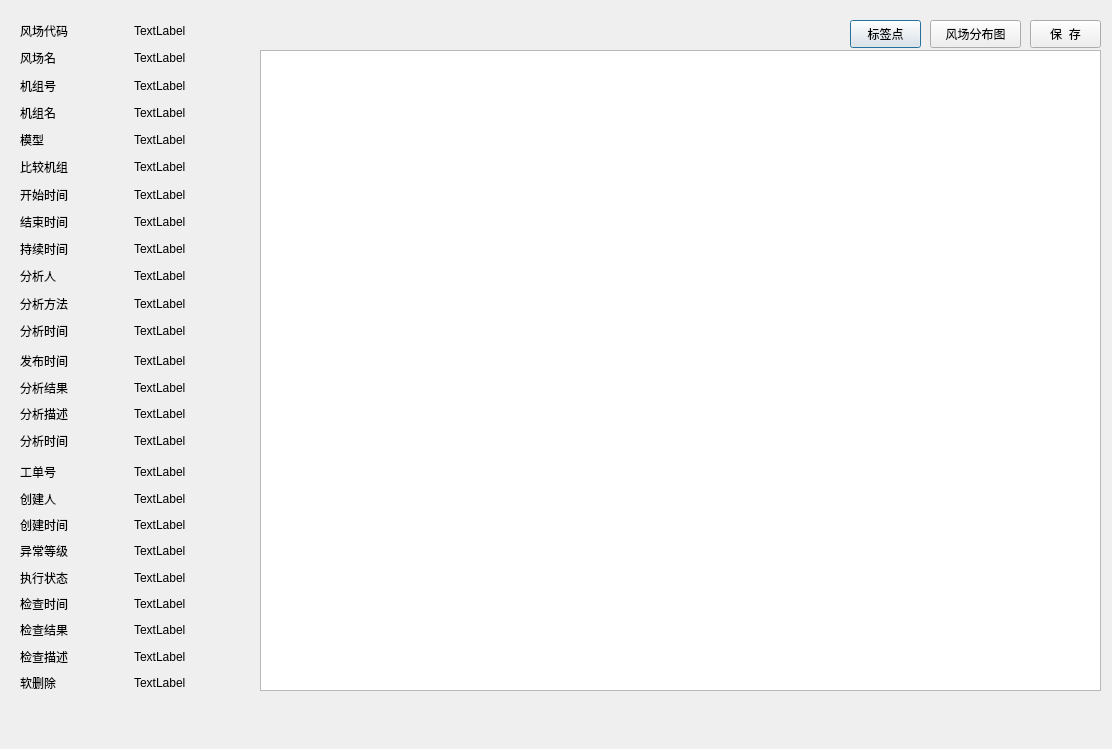
<?xml version="1.0" encoding="UTF-8"?>
<ui version="4.0">
 <class>warning_details</class>
 <widget class="QDialog" name="warning_details">
  <property name="geometry">
   <rect>
    <x>0</x>
    <y>0</y>
    <width>1112</width>
    <height>749</height>
   </rect>
  </property>
  <property name="windowTitle">
   <string>预警信息详情</string>
  </property>
  <widget class="QWidget" name="gridLayoutWidget">
   <property name="geometry">
    <rect>
     <x>20</x>
     <y>20</y>
     <width>221</width>
     <height>321</height>
    </rect>
   </property>
   <layout class="QGridLayout" name="gridLayout">
    <item row="10" column="1">
     <widget class="QLabel" name="text_analysis_method">
      <property name="text">
       <string>TextLabel</string>
      </property>
     </widget>
    </item>
    <item row="2" column="1">
     <widget class="QLabel" name="text_wtgs_id">
      <property name="text">
       <string>TextLabel</string>
      </property>
     </widget>
    </item>
    <item row="9" column="1">
     <widget class="QLabel" name="text_analysisor">
      <property name="text">
       <string>TextLabel</string>
      </property>
     </widget>
    </item>
    <item row="10" column="0">
     <widget class="QLabel" name="analysis_method">
      <property name="text">
       <string>分析方法</string>
      </property>
     </widget>
    </item>
    <item row="9" column="0">
     <widget class="QLabel" name="analysisor">
      <property name="text">
       <string>分析人</string>
      </property>
     </widget>
    </item>
    <item row="3" column="1">
     <widget class="QLabel" name="text_wtgs_name">
      <property name="text">
       <string>TextLabel</string>
      </property>
     </widget>
    </item>
    <item row="1" column="0">
     <widget class="QLabel" name="farm_name">
      <property name="text">
       <string>风场名</string>
      </property>
     </widget>
    </item>
    <item row="3" column="0">
     <widget class="QLabel" name="wtgs_name">
      <property name="text">
       <string>机组名</string>
      </property>
     </widget>
    </item>
    <item row="4" column="0">
     <widget class="QLabel" name="model_name">
      <property name="text">
       <string>模型</string>
      </property>
     </widget>
    </item>
    <item row="2" column="0">
     <widget class="QLabel" name="wtgs_id">
      <property name="text">
       <string>机组号</string>
      </property>
     </widget>
    </item>
    <item row="5" column="0">
     <widget class="QLabel" name="wtgs_group">
      <property name="text">
       <string>比较机组</string>
      </property>
     </widget>
    </item>
    <item row="6" column="1">
     <widget class="QLabel" name="text_ab_start_time">
      <property name="text">
       <string>TextLabel</string>
      </property>
     </widget>
    </item>
    <item row="1" column="1">
     <widget class="QLabel" name="text_farm_name">
      <property name="text">
       <string>TextLabel</string>
      </property>
     </widget>
    </item>
    <item row="4" column="1">
     <widget class="QLabel" name="text_model_name">
      <property name="text">
       <string>TextLabel</string>
      </property>
     </widget>
    </item>
    <item row="5" column="1">
     <widget class="QLabel" name="text_wtgs_group">
      <property name="text">
       <string>TextLabel</string>
      </property>
     </widget>
    </item>
    <item row="7" column="0">
     <widget class="QLabel" name="ab_end_time">
      <property name="text">
       <string>结束时间</string>
      </property>
     </widget>
    </item>
    <item row="6" column="0">
     <widget class="QLabel" name="ab_start_time">
      <property name="text">
       <string>开始时间</string>
      </property>
     </widget>
    </item>
    <item row="11" column="0">
     <widget class="QLabel" name="analysis_time">
      <property name="text">
       <string>分析时间</string>
      </property>
     </widget>
    </item>
    <item row="8" column="0">
     <widget class="QLabel" name="ab_duration">
      <property name="text">
       <string>持续时间</string>
      </property>
     </widget>
    </item>
    <item row="8" column="1">
     <widget class="QLabel" name="text_ab_duration">
      <property name="text">
       <string>TextLabel</string>
      </property>
     </widget>
    </item>
    <item row="7" column="1">
     <widget class="QLabel" name="text_ab_end_time">
      <property name="text">
       <string>TextLabel</string>
      </property>
     </widget>
    </item>
    <item row="0" column="0">
     <widget class="QLabel" name="farm_code">
      <property name="text">
       <string>风场代码</string>
      </property>
     </widget>
    </item>
    <item row="0" column="1">
     <widget class="QLabel" name="text_farm_code">
      <property name="text">
       <string>TextLabel</string>
      </property>
     </widget>
    </item>
    <item row="11" column="1">
     <widget class="QLabel" name="text_analysis_time">
      <property name="text">
       <string>TextLabel</string>
      </property>
     </widget>
    </item>
   </layout>
  </widget>
  <widget class="QWidget" name="gridLayoutWidget_2">
   <property name="geometry">
    <rect>
     <x>20</x>
     <y>350</y>
     <width>221</width>
     <height>101</height>
    </rect>
   </property>
   <layout class="QGridLayout" name="gridLayout_2">
    <item row="2" column="1">
     <widget class="QLabel" name="text_description_engtec_dep">
      <property name="text">
       <string>TextLabel</string>
      </property>
     </widget>
    </item>
    <item row="1" column="0">
     <widget class="QLabel" name="result_engtec_dep">
      <property name="text">
       <string>分析结果</string>
      </property>
     </widget>
    </item>
    <item row="3" column="0">
     <widget class="QLabel" name="check_time_engtec_dep">
      <property name="text">
       <string>分析时间</string>
      </property>
     </widget>
    </item>
    <item row="2" column="0">
     <widget class="QLabel" name="description_engtec_dep">
      <property name="text">
       <string>分析描述</string>
      </property>
     </widget>
    </item>
    <item row="3" column="1">
     <widget class="QLabel" name="text_check_time_engtec_dep">
      <property name="text">
       <string>TextLabel</string>
      </property>
     </widget>
    </item>
    <item row="1" column="1">
     <widget class="QLabel" name="text_result_engtec_dep">
      <property name="text">
       <string>TextLabel</string>
      </property>
     </widget>
    </item>
    <item row="0" column="0">
     <widget class="QLabel" name="release_time">
      <property name="text">
       <string>发布时间</string>
      </property>
     </widget>
    </item>
    <item row="0" column="1">
     <widget class="QLabel" name="text_release_time">
      <property name="text">
       <string>TextLabel</string>
      </property>
     </widget>
    </item>
   </layout>
  </widget>
  <widget class="QWidget" name="gridLayoutWidget_3">
   <property name="geometry">
    <rect>
     <x>20</x>
     <y>462</y>
     <width>221</width>
     <height>231</height>
    </rect>
   </property>
   <layout class="QGridLayout" name="gridLayout_3">
    <item row="0" column="0">
     <widget class="QLabel" name="serial_number">
      <property name="text">
       <string>工单号</string>
      </property>
     </widget>
    </item>
    <item row="2" column="0">
     <widget class="QLabel" name="serial_create_time">
      <property name="text">
       <string>创建时间</string>
      </property>
     </widget>
    </item>
    <item row="5" column="1">
     <widget class="QLabel" name="text_check_time_farm">
      <property name="text">
       <string>TextLabel</string>
      </property>
     </widget>
    </item>
    <item row="4" column="0">
     <widget class="QLabel" name="serial_status">
      <property name="text">
       <string>执行状态</string>
      </property>
     </widget>
    </item>
    <item row="3" column="1">
     <widget class="QLabel" name="text_abnormal_level">
      <property name="text">
       <string>TextLabel</string>
      </property>
     </widget>
    </item>
    <item row="4" column="1">
     <widget class="QLabel" name="text_serial_status">
      <property name="text">
       <string>TextLabel</string>
      </property>
     </widget>
    </item>
    <item row="1" column="1">
     <widget class="QLabel" name="text_serial_creator">
      <property name="text">
       <string>TextLabel</string>
      </property>
     </widget>
    </item>
    <item row="1" column="0">
     <widget class="QLabel" name="serial_creator">
      <property name="text">
       <string>创建人</string>
      </property>
     </widget>
    </item>
    <item row="5" column="0">
     <widget class="QLabel" name="check_time_farm">
      <property name="text">
       <string>检查时间</string>
      </property>
     </widget>
    </item>
    <item row="2" column="1">
     <widget class="QLabel" name="text_serial_create_time">
      <property name="text">
       <string>TextLabel</string>
      </property>
     </widget>
    </item>
    <item row="0" column="1">
     <widget class="QLabel" name="text_serial_number">
      <property name="text">
       <string>TextLabel</string>
      </property>
     </widget>
    </item>
    <item row="3" column="0">
     <widget class="QLabel" name="abnormal_level">
      <property name="text">
       <string>异常等级</string>
      </property>
     </widget>
    </item>
    <item row="6" column="0">
     <widget class="QLabel" name="result_farm">
      <property name="text">
       <string>检查结果</string>
      </property>
     </widget>
    </item>
    <item row="7" column="0">
     <widget class="QLabel" name="description_farm">
      <property name="text">
       <string>检查描述</string>
      </property>
     </widget>
    </item>
    <item row="6" column="1">
     <widget class="QLabel" name="text_result_farm">
      <property name="text">
       <string>TextLabel</string>
      </property>
     </widget>
    </item>
    <item row="7" column="1">
     <widget class="QLabel" name="text_description_farm">
      <property name="text">
       <string>TextLabel</string>
      </property>
     </widget>
    </item>
    <item row="8" column="1">
     <widget class="QLabel" name="text_delete">
      <property name="text">
       <string>TextLabel</string>
      </property>
     </widget>
    </item>
    <item row="8" column="0">
     <widget class="QLabel" name="label_delete">
      <property name="text">
       <string>软删除</string>
      </property>
     </widget>
    </item>
   </layout>
  </widget>
  <widget class="QGraphicsView" name="graphicsView">
   <property name="geometry">
    <rect>
     <x>260</x>
     <y>50</y>
     <width>841</width>
     <height>641</height>
    </rect>
   </property>
  </widget>
  <widget class="QPushButton" name="pushButton_tag_data">
   <property name="geometry">
    <rect>
     <x>850</x>
     <y>20</y>
     <width>71</width>
     <height>28</height>
    </rect>
   </property>
   <property name="text">
    <string>标签点</string>
   </property>
  </widget>
  <widget class="QPushButton" name="pushButton_save">
   <property name="geometry">
    <rect>
     <x>1030</x>
     <y>20</y>
     <width>71</width>
     <height>28</height>
    </rect>
   </property>
   <property name="text">
    <string>保  存</string>
   </property>
  </widget>
  <widget class="QPushButton" name="pushButton_distribution_fig">
   <property name="geometry">
    <rect>
     <x>930</x>
     <y>20</y>
     <width>91</width>
     <height>28</height>
    </rect>
   </property>
   <property name="text">
    <string>风场分布图</string>
   </property>
  </widget>
  <zorder>gridLayoutWidget</zorder>
  <zorder>gridLayoutWidget_2</zorder>
  <zorder>gridLayoutWidget_3</zorder>
  <zorder>graphicsView</zorder>
  <zorder>pushButton_tag_data</zorder>
  <zorder>pushButton_save</zorder>
  <zorder>pushButton_distribution_fig</zorder>
  <zorder>text_delete</zorder>
 </widget>
 <resources/>
 <connections/>
</ui>
